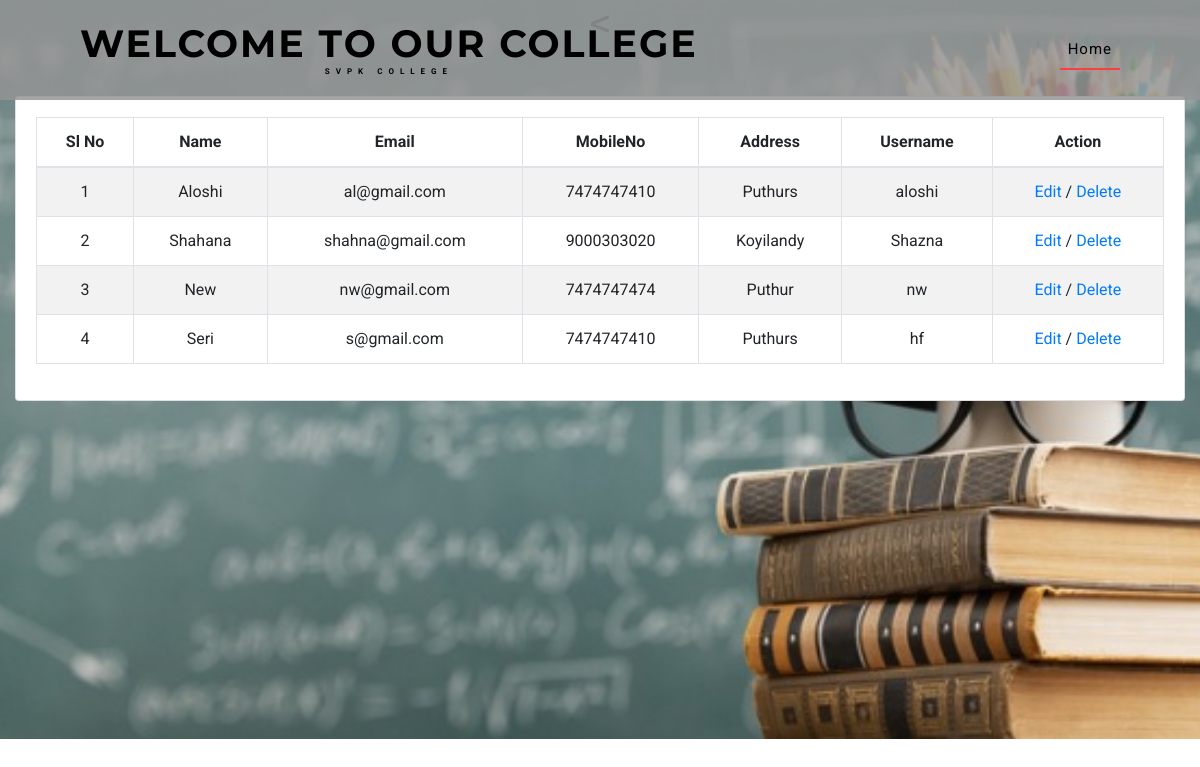
The page /view_staff.php (signed in) on the database its author committed.
### tables this page shows
CREATE TABLE `tbl_officestaff` (
  `staff_id` int(11) NOT NULL,
  `login_id` int(11) NOT NULL,
  `staff_name` varchar(20) NOT NULL,
  `staff_email` varchar(20) NOT NULL,
  `staff_address` varchar(20) NOT NULL,
  `staff_mob` varchar(20) NOT NULL
);

### view_staff.php (the view, shortened to what this page needs)
<?php
include('connect.php');
$query_ret = mysqli_query($con, "SELECT * FROM tbl_officestaff JOIN tbl_login ON tbl_login.login_id=tbl_officestaff.login_id");
?>
<!DOCTYPE html>
<html lang="zxx">
<head>
    <link href="css/bootstrap.css" type="text/css" rel="stylesheet" media="all">
    <link href="css/style.css" type="text/css" rel="stylesheet" media="all">
	<link rel="stylesheet" href="css/owl.theme.css" type="text/css" media="all">
	<link rel="stylesheet" href="css/owl.carousel.css" type="text/css" media="screen" property="" />
    <link href="css/fontawesome-all.min.css" rel="stylesheet">
</head>
<body>
    <div class="banner1">
        <header>
            <nav class="navbar navbar-expand-lg navbar-light bg-gradient-secondary pt-3">
               <h1><a class="navbar-brand" href="index.php">WELCOME TO OUR COLLEGE
							<span> SVPK COLLEGE</span>
						</a></h1>
                <div class="collapse navbar-collapse" id="navbarSupportedContent">
                    <ul class="navbar-nav ml-auto">
								<li class="nav-item active">
									<a class="nav-link" href="admin.php">Home
									</a>
								</li>
					</ul>
				</div>
			</nav>
        </header>
<h1 align="center"><</h1></br></br>
<section class="content">
      <div class="container-fluid">
        <div class="card">
            <div class="card-body">
<table id="category_table" class="table table-bordered table-striped">
                <thead>
                <tr>
                  <th style="text-align: center;">Sl No</th>
                  <th style="text-align: center;">Name</th>
                  <th style="text-align: center;">Email</th>
                  <th style="text-align: center;">MobileNo</th>
                  <th style="text-align: center;">Address</th>
                  <th style="text-align: center;">Username</th>
                  <th style="text-align: center;">Action</th>
                </tr>
                </thead>
                <tbody>
                <?php $i = 0; while($data = mysqli_fetch_assoc($query_ret))
                {
                  $i++;
                ?>
                <tr>
                  <td align="center"><?php echo $i; ?></td>
                  <td align="center"><?php echo $data['staff_name']; ?></td>
                  <td align="center"><?php echo $data['staff_email']; ?></td>
                  <td align="center"><?php echo $data['staff_mob']; ?></td>
                  <td align="center"><?php echo $data['staff_address']; ?></td>
                  <td align="center"><?php echo $data['username']; ?></td>
                  <td align="center"><a href="edit_staff.php?sc_id=<?php echo $data['login_id']; ?>">Edit</a> / <a href="delete_staff.php?sd_id=<?php echo $data['login_id']; ?>" onclick="return confirm('Do you want to delete?');" >Delete</a></td>
                </tr>
                <?php } ?>
              </tbody>
            </table>
             </div>
        </div>
      </div>
    </section>
</body>
</html>

### css/style.css (style rules this page uses)
body { margin: 0; font-family: 'Roboto', sans-serif; background: #fff; }
body a, .slider-info a { transition: 0.5s all; -webkit-transition: 0.5s all; -moz-transition: 0.5s all; -o-transition: 0.5s all; -ms-transition: 0.5s all; text-decoration: none; outline: none; }
h1, h2, h3, h4, h5, h6 { margin: 0; font-family: 'Montserrat', sans-serif; }
ul { margin: 0; padding: 0; }
ul { list-style-type: none; }
header h1, { line-height: 0; }
.navbar-light { padding: 1em 5em; position: absolute; z-index: 999; width: 100%; left: 0; background: #949494d6; }
.navbar-light .navbar-nav .nav-link { color: #000 !important; font-weight: 400; font-size: 15px; letter-spacing: 1px; }
.navbar-light .navbar-nav .show>.nav-link, .navbar-light .navbar-nav .active>.nav-link, .navbar-light .navbar-nav .nav-link.show, .navbar-light .navbar-nav .nav-link.active { color: #fff; border-bottom: 2px solid #ff3c41; }
.navbar-light .navbar-brand { color: #000000; font-size: 38px; font-family: 'Montserrat', sans-serif; font-weight: 700; letter-spacing: 2px; text-transform: uppercase; }
a.navbar-brand span { display: block; font-size: 8px; font-family: 'Roboto', sans-serif; letter-spacing: 6px; text-align: center; text-transform: uppercase; }
ul.navbar-nav.ml-auto { margin-top: 0px; }
.banner1 { background: url(../images/qqq.JPG) center no-repeat; -webkit-background-size: cover; -moz-background-size: cover; -o-background-size: cover; -ms-background-size: cover; background-size: cover; position: relative; height: 739px; }

### rows shown on the page
tbl_officestaff: staff_name "Aloshi", staff_email "al@gmail.com", staff_mob "7474747410", staff_address "Puthurs", login.username "aloshi"
tbl_officestaff: staff_name "Shahana", staff_email "shahna@gmail.com", staff_mob "9000303020", staff_address "Koyilandy", login.username "Shazna"
tbl_officestaff: staff_name "New", staff_email "nw@gmail.com", staff_mob "7474747474", staff_address "Puthur", login.username "nw"
tbl_officestaff: staff_name "Seri", staff_email "s@gmail.com", staff_mob "7474747410", staff_address "Puthurs", login.username "hf"
